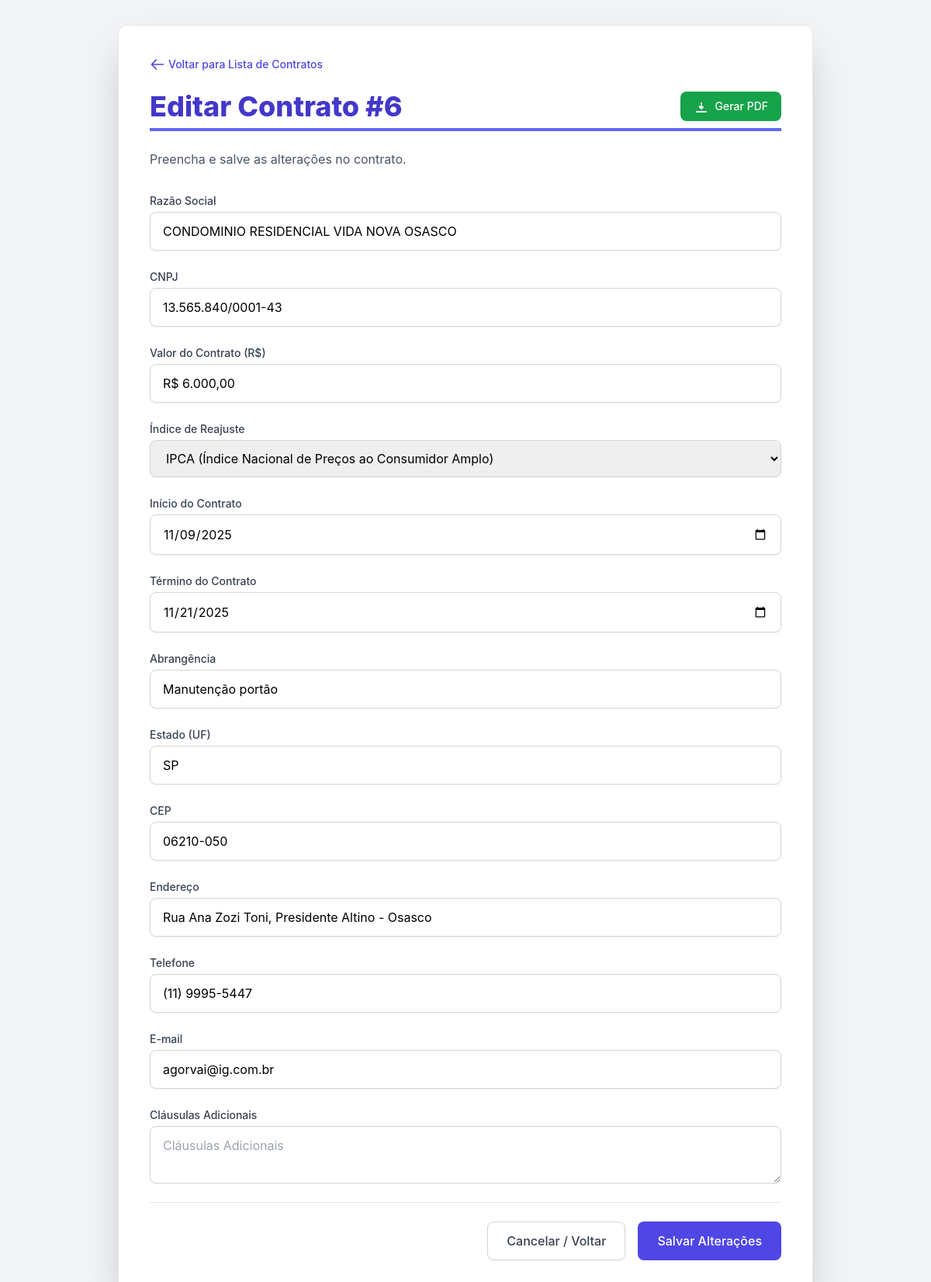
Screenshot of /contrato/6/editar (signed in) with the database file from the repository.
### app.py (models this page shows, shortened)
class ContratCond(db.Model):
    id = db.Column(db.Integer, primary_key=True)
    nome = db.Column(db.String(100), nullable=False)
    cnpj = db.Column(db.String(20), unique=True, nullable=False)
    endereco = db.Column(db.String(200), nullable=False)
    cep = db.Column(db.String(10), nullable=False)
    estado = db.Column(db.String(50), nullable=False)
    telefone = db.Column(db.String(20), nullable=False)
    email = db.Column(db.String(120), nullable=False)
    valor_contrato = db.Column(db.Numeric(10, 2), nullable=False)
    inicio_contrato = db.Column(db.Date, nullable=False)
    termino_contrato = db.Column(db.Date, nullable=True)
    abrangencia_contrato = db.Column(db.String(100), nullable=False)
    tipo_indice = db.Column(db.String(50), nullable=True)
    clausulas_adicionais = db.Column(db.Text, nullable=True)
    data_criacao = db.Column(db.DateTime, nullable=False, default=datetime.utcnow)

### app.py (the view)
@app.route('/contrato/<int:contrato_id>/editar', methods=['GET', 'POST'])
@login_required
def editar_contrato(contrato_id):
    contrato = ContratCond.query.get_or_404(contrato_id)
    form = ContratoForm(contrato_id=contrato.id)
    if form.validate_on_submit():
        try:
            contrato.nome = form.nome.data
            contrato.cnpj = form.cnpj.data
            contrato.endereco = form.endereco.data
            contrato.cep = form.cep.data
            contrato.estado = form.estado.data
            contrato.telefone = form.telefone.data
            contrato.email = form.email.data
            contrato.valor_contrato = form.valor_contrato.data
            contrato.inicio_contrato = form.inicio_contrato.data
            contrato.termino_contrato = form.termino_contrato.data
            contrato.abrangencia_contrato = form.abrangencia_contrato.data
            contrato.tipo_indice = form.tipo_indice.data
            contrato.clausulas_adicionais = form.clausulas_adicionais.data
            db.session.commit()
            flash('Contrato atualizado com sucesso!', 'success')
            return redirect(url_for('index'))
        except Exception as e:
            db.session.rollback()
            flash(f'Erro ao atualizar contrato: {e}', 'danger')
    elif request.method == 'GET':
        form.nome.data = contrato.nome
        form.cnpj.data = contrato.cnpj
        form.endereco.data = contrato.endereco
        form.cep.data = contrato.cep
        form.estado.data = contrato.estado
        form.telefone.data = contrato.telefone
        form.email.data = contrato.email
        form.tipo_indice.data = contrato.tipo_indice
        form.inicio_contrato.data = contrato.inicio_contrato
        form.termino_contrato.data = contrato.termino_contrato
        form.abrangencia_contrato.data = contrato.abrangencia_contrato
        form.clausulas_adicionais.data = contrato.clausulas_adicionais
        form.valor_contrato.data = format_currency_br(contrato.valor_contrato)
    return render_template('editar.html', form=form, contrato=contrato)

### app.py (called while the page is built)
def clean_currency(value_str):
    if not isinstance(value_str, str):
        value_str = str(value_str)
    cleaned = re.sub(r'[R$\s.]', '', value_str).replace(',', '.')
    try:
        if not cleaned:
            return Decimal('0.00')
        return Decimal(cleaned)
    except Exception:
        return Decimal('0.00')

def format_currency_br(value):
    if value is None:
        return ""
    return "R$ {:,.2f}".format(value).replace(",", "X").replace(".", ",").replace("X", ".")

@login_manager.user_loader
def load_user(user_id):
    try:
        return User.query.get(int(user_id))
    except ValueError:
        return None

### templates/editar.html (shortened to what this page needs)
<!DOCTYPE html>
<html lang="pt-BR">
<head>
    <script src="https://cdn.tailwindcss.com"></script>
</head>
<body class="bg-gray-100 min-h-screen p-4 sm:p-8">
    <div class="max-w-4xl mx-auto bg-white p-6 sm:p-10 rounded-xl shadow-2xl border border-gray-200">
        <a href="{{ url_for('index') }}" class="inline-flex items-center text-sm font-medium text-indigo-600 hover:text-indigo-800 transition mb-6">
            <svg xmlns="http://www.w3.org/2000/svg" class="h-5 w-5 mr-1" fill="none" viewBox="0 0 24 24" stroke="currentColor" stroke-width="2">
                <path stroke-linecap="round" stroke-linejoin="round" d="M10 19l-7-7m0 0l7-7m-7 7h18" />
            </svg>
            Voltar para Lista de Contratos
        </a>
        <div class="flex flex-col sm:flex-row justify-between items-start sm:items-center mb-6 border-b-4 border-indigo-500 pb-2">
            <h1 class="text-3xl sm:text-4xl font-extrabold text-indigo-700">
                Editar Contrato #{{ contrato.id }}
            </h1>
            <a href="{{ url_for('download_contrato_pdf', id=contrato.id) }}" target="_blank"
               class="mt-4 sm:mt-0 flex items-center px-4 py-2 border border-transparent shadow-sm text-sm font-medium rounded-lg text-white bg-green-600 hover:bg-green-700 focus:outline-none focus:ring-2 focus:ring-offset-2 focus:ring-green-500 transition duration-150 ease-in-out">
                Gerar PDF
            </a>
        </div>
        <p class="text-gray-600 mb-8">
            Preencha e salve as alterações no contrato.
        </p>
        <form id="contractForm" method="POST" action="{{ url_for('editar_contrato', contrato_id=contrato.id) }}" class="space-y-6">
            {% for field in form if field.name != 'csrf_token' and field.type != 'SubmitField' %}
                <div class="field-group">
                    <label for="{{ field.id }}" class="block text-sm font-medium text-gray-700 mb-1">
                        {{ field.label.text }}
                    </label>
                    {{ field(class="mt-1 block w-full px-4 py-3 border border-gray-300 rounded-lg shadow-sm focus:ring-indigo-500 focus:border-indigo-500",
                             placeholder=field.label.text) }}
                </div>
            {% endfor %}
            <div class="flex flex-col sm:flex-row justify-end pt-4 space-y-3 sm:space-y-0 sm:space-x-4 border-t pt-6">
                <a href="{{ url_for('index') }}" class="w-full sm:w-auto flex justify-center items-center px-6 py-3 border border-gray-300 shadow-sm text-base font-medium rounded-lg text-gray-700 bg-white hover:bg-gray-50 focus:outline-none focus:ring-2 focus:ring-offset-2 focus:ring-indigo-500 transition duration-150 ease-in-out">
                    Cancelar / Voltar
                </a>
                <button type="submit" class="w-full sm:w-auto flex justify-center items-center px-6 py-3 border border-transparent shadow-sm text-base font-medium rounded-lg text-white bg-indigo-600 hover:bg-indigo-700 focus:outline-none focus:ring-2 focus:ring-offset-2 focus:ring-indigo-500 transition duration-150 ease-in-out">
                    Salvar Alterações
                </button>
            </div>
        </form>
    </div>
</body>
</html>

### templates/editar.html (style rules this page uses)
body { font-family: 'Inter', sans-serif; }

### rows the page displays
ContratCond: id "6", nome "CONDOMINIO RESIDENCIAL VIDA NOVA OSASCO" "13.565.840/0001-43" "R$ 6.000,00" "IPCA (Índice Nacional de Preços ao Consumidor Amplo)" "11/09/2025" "11/21/2025" "Manutenção portão" "SP" "06210-050" "Rua Ana Zozi Toni, Presidente Altino - Osasco" "(11) 9995-5447" "agorvai@ig.com.br"

### other values shown
{{ field.label.text }} "Razão Social" "CNPJ" "Valor do Contrato (R$)" "Índice de Reajuste" "Início do Contrato" "Término do Contrato" "Abrangência" "Estado (UF)" "CEP" "Endereço" "Telefone" "E-mail" "Cláusulas Adicionais"
